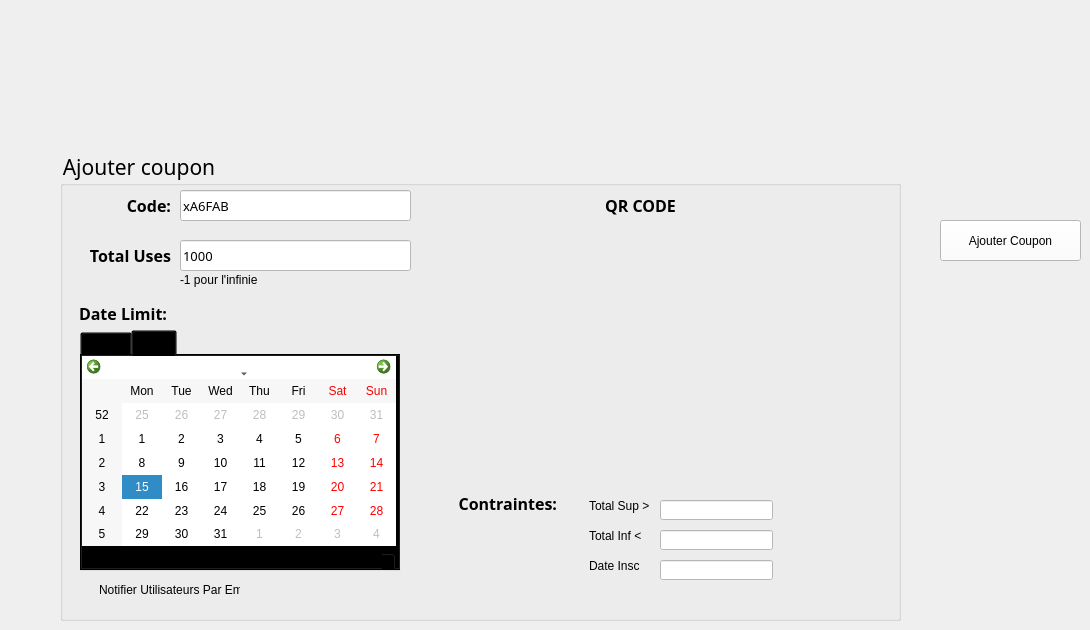
    <widget class="QWidget" name="ajoutercoupon_2">
     <widget class="QPushButton" name="backbtn_4">
      <property name="geometry">
       <rect>
        <x>60</x>
        <y>60</y>
        <width>171</width>
        <height>61</height>
       </rect>
      </property>
      <property name="styleSheet">
       <string notr="true">#backbtn_4 {
background-color: transparent;
border-image: url(:/img/img/back0001.png);
background: none;
border: none;
background-repeat: none;
}
#backbtn_4:pressed
{
   border-image: url(:/img/img/back0002.png);
}</string>
      </property>
      <property name="text">
       <string/>
      </property>
     </widget>
     <widget class="QGroupBox" name="groupBox_3">
      <property name="geometry">
       <rect>
        <x>60</x>
        <y>150</y>
        <width>841</width>
        <height>471</height>
       </rect>
      </property>
      <property name="font">
       <font>
        <family>MS Reference Sans Serif</family>
        <pointsize>16</pointsize>
       </font>
      </property>
      <property name="styleSheet">
       <string notr="true">background-color: transparent;</string>
      </property>
      <property name="title">
       <string>Ajouter coupon</string>
      </property>
      <widget class="QLineEdit" name="lineEdit_6">
       <property name="geometry">
        <rect>
         <x>600</x>
         <y>380</y>
         <width>113</width>
         <height>20</height>
        </rect>
       </property>
       <property name="styleSheet">
        <string notr="true">background-color:white;</string>
       </property>
      </widget>
      <widget class="QLabel" name="label_61">
       <property name="geometry">
        <rect>
         <x>540</x>
         <y>40</y>
         <width>81</width>
         <height>31</height>
        </rect>
       </property>
       <property name="font">
        <font>
         <family>Aller</family>
         <pointsize>12</pointsize>
         <weight>75</weight>
         <bold>true</bold>
        </font>
       </property>
       <property name="layoutDirection">
        <enum>Qt::LeftToRight</enum>
       </property>
       <property name="text">
        <string>QR CODE</string>
       </property>
       <property name="alignment">
        <set>Qt::AlignCenter</set>
       </property>
      </widget>
      <widget class="QLabel" name="label_62">
       <property name="geometry">
        <rect>
         <x>460</x>
         <y>70</y>
         <width>261</width>
         <height>261</height>
        </rect>
       </property>
       <property name="text">
        <string/>
       </property>
       <property name="pixmap">
        <pixmap>../../Dropbox/My PC (DESKTOP-2246E5D)/Downloads/QTResources/qr.png</pixmap>
       </property>
      </widget>
      <widget class="QCheckBox" name="checkBox">
       <property name="geometry">
        <rect>
         <x>510</x>
         <y>340</y>
         <width>91</width>
         <height>31</height>
        </rect>
       </property>
       <property name="text">
        <string>Total Sup &gt;</string>
       </property>
      </widget>
      <widget class="QLabel" name="label_63">
       <property name="geometry">
        <rect>
         <x>120</x>
         <y>120</y>
         <width>91</width>
         <height>20</height>
        </rect>
       </property>
       <property name="text">
        <string>-1 pour l'infinie</string>
       </property>
      </widget>
      <widget class="QTabWidget" name="tabWidget">
       <property name="geometry">
        <rect>
         <x>20</x>
         <y>180</y>
         <width>321</width>
         <height>241</height>
        </rect>
       </property>
       <property name="currentIndex">
        <number>1</number>
       </property>
       <widget class="QWidget" name="tab">
        <attribute name="title">
         <string>Start</string>
        </attribute>
        <widget class="QWidget" name="verticalLayoutWidget">
         <property name="geometry">
          <rect>
           <x>0</x>
           <y>0</y>
           <width>314</width>
           <height>218</height>
          </rect>
         </property>
         <layout class="QVBoxLayout" name="verticalLayout">
          <item>
           <widget class="QCalendarWidget" name="calendarWidget">
            <property name="styleSheet">
             <string notr="true">background-color:white;</string>
            </property>
           </widget>
          </item>
          <item>
           <widget class="QTimeEdit" name="timeEdit"/>
          </item>
         </layout>
        </widget>
       </widget>
       <widget class="QWidget" name="tab_2">
        <attribute name="title">
         <string>End</string>
        </attribute>
        <widget class="QWidget" name="verticalLayoutWidget_2">
         <property name="geometry">
          <rect>
           <x>0</x>
           <y>0</y>
           <width>314</width>
           <height>218</height>
          </rect>
         </property>
         <layout class="QVBoxLayout" name="verticalLayout_2">
          <item>
           <widget class="QCalendarWidget" name="calendarWidget_2">
            <property name="styleSheet">
             <string notr="true">background-color:white;</string>
            </property>
           </widget>
          </item>
          <item>
           <widget class="QTimeEdit" name="timeEdit_2"/>
          </item>
         </layout>
        </widget>
       </widget>
      </widget>
      <widget class="QLineEdit" name="lineEdit_7">
       <property name="geometry">
        <rect>
         <x>600</x>
         <y>350</y>
         <width>113</width>
         <height>20</height>
        </rect>
       </property>
       <property name="styleSheet">
        <string notr="true">background-color:white;</string>
       </property>
      </widget>
      <widget class="QCheckBox" name="checkBox_2">
       <property name="geometry">
        <rect>
         <x>510</x>
         <y>370</y>
         <width>91</width>
         <height>31</height>
        </rect>
       </property>
       <property name="text">
        <string>Total Inf &lt;</string>
       </property>
      </widget>
      <widget class="QLabel" name="label_64">
       <property name="geometry">
        <rect>
         <x>30</x>
         <y>40</y>
         <width>81</width>
         <height>31</height>
        </rect>
       </property>
       <property name="font">
        <font>
         <family>Aller</family>
         <pointsize>12</pointsize>
         <weight>75</weight>
         <bold>true</bold>
        </font>
       </property>
       <property name="layoutDirection">
        <enum>Qt::LeftToRight</enum>
       </property>
       <property name="text">
        <string>Code:</string>
       </property>
       <property name="alignment">
        <set>Qt::AlignRight|Qt::AlignTrailing|Qt::AlignVCenter</set>
       </property>
      </widget>
      <widget class="QLabel" name="label_65">
       <property name="geometry">
        <rect>
         <x>16</x>
         <y>148</y>
         <width>91</width>
         <height>31</height>
        </rect>
       </property>
       <property name="font">
        <font>
         <family>Aller</family>
         <pointsize>12</pointsize>
         <weight>75</weight>
         <bold>true</bold>
        </font>
       </property>
       <property name="layoutDirection">
        <enum>Qt::LeftToRight</enum>
       </property>
       <property name="text">
        <string>Date Limit:</string>
       </property>
       <property name="alignment">
        <set>Qt::AlignRight|Qt::AlignTrailing|Qt::AlignVCenter</set>
       </property>
      </widget>
      <widget class="QLineEdit" name="lineEdit_8">
       <property name="geometry">
        <rect>
         <x>120</x>
         <y>40</y>
         <width>231</width>
         <height>31</height>
        </rect>
       </property>
       <property name="font">
        <font>
         <family>Aller</family>
         <pointsize>10</pointsize>
        </font>
       </property>
       <property name="styleSheet">
        <string notr="true">background-color:white;</string>
       </property>
       <property name="text">
        <string>xA6FAB</string>
       </property>
      </widget>
      <widget class="QLineEdit" name="lineEdit_9">
       <property name="geometry">
        <rect>
         <x>120</x>
         <y>90</y>
         <width>231</width>
         <height>31</height>
        </rect>
       </property>
       <property name="font">
        <font>
         <family>Aller</family>
         <pointsize>10</pointsize>
        </font>
       </property>
       <property name="styleSheet">
        <string notr="true">background-color:white;</string>
       </property>
       <property name="text">
        <string>1000</string>
       </property>
      </widget>
      <widget class="QLabel" name="label_66">
       <property name="geometry">
        <rect>
         <x>386</x>
         <y>338</y>
         <width>111</width>
         <height>31</height>
        </rect>
       </property>
       <property name="font">
        <font>
         <family>Aller</family>
         <pointsize>12</pointsize>
         <weight>75</weight>
         <bold>true</bold>
        </font>
       </property>
       <property name="layoutDirection">
        <enum>Qt::LeftToRight</enum>
       </property>
       <property name="text">
        <string>Contraintes:</string>
       </property>
       <property name="alignment">
        <set>Qt::AlignRight|Qt::AlignTrailing|Qt::AlignVCenter</set>
       </property>
      </widget>
      <widget class="QLineEdit" name="lineEdit_10">
       <property name="geometry">
        <rect>
         <x>600</x>
         <y>410</y>
         <width>113</width>
         <height>20</height>
        </rect>
       </property>
       <property name="styleSheet">
        <string notr="true">background-color:white;</string>
       </property>
      </widget>
      <widget class="QCheckBox" name="checkBox_3">
       <property name="geometry">
        <rect>
         <x>510</x>
         <y>400</y>
         <width>101</width>
         <height>31</height>
        </rect>
       </property>
       <property name="text">
        <string>Date Insc</string>
       </property>
      </widget>
      <widget class="QCheckBox" name="checkBox_4">
       <property name="geometry">
        <rect>
         <x>20</x>
         <y>430</y>
         <width>161</width>
         <height>20</height>
        </rect>
       </property>
       <property name="text">
        <string>Notifier Utilisateurs Par Email</string>
       </property>
      </widget>
      <widget class="QLabel" name="label_67">
       <property name="geometry">
        <rect>
         <x>30</x>
         <y>90</y>
         <width>81</width>
         <height>31</height>
        </rect>
       </property>
       <property name="font">
        <font>
         <family>Aller</family>
         <pointsize>12</pointsize>
         <weight>75</weight>
         <bold>true</bold>
        </font>
       </property>
       <property name="layoutDirection">
        <enum>Qt::LeftToRight</enum>
       </property>
       <property name="text">
        <string>Total Uses</string>
       </property>
       <property name="alignment">
        <set>Qt::AlignRight|Qt::AlignTrailing|Qt::AlignVCenter</set>
       </property>
      </widget>
     </widget>
     <widget class="QPushButton" name="pushButton_4">
      <property name="geometry">
       <rect>
        <x>940</x>
        <y>220</y>
        <width>141</width>
        <height>41</height>
       </rect>
      </property>
      <property name="styleSheet">
       <string notr="true">background-color:white;</string>
      </property>
      <property name="text">
       <string>Ajouter Coupon</string>
      </property>
     </widget>
    </widget>
